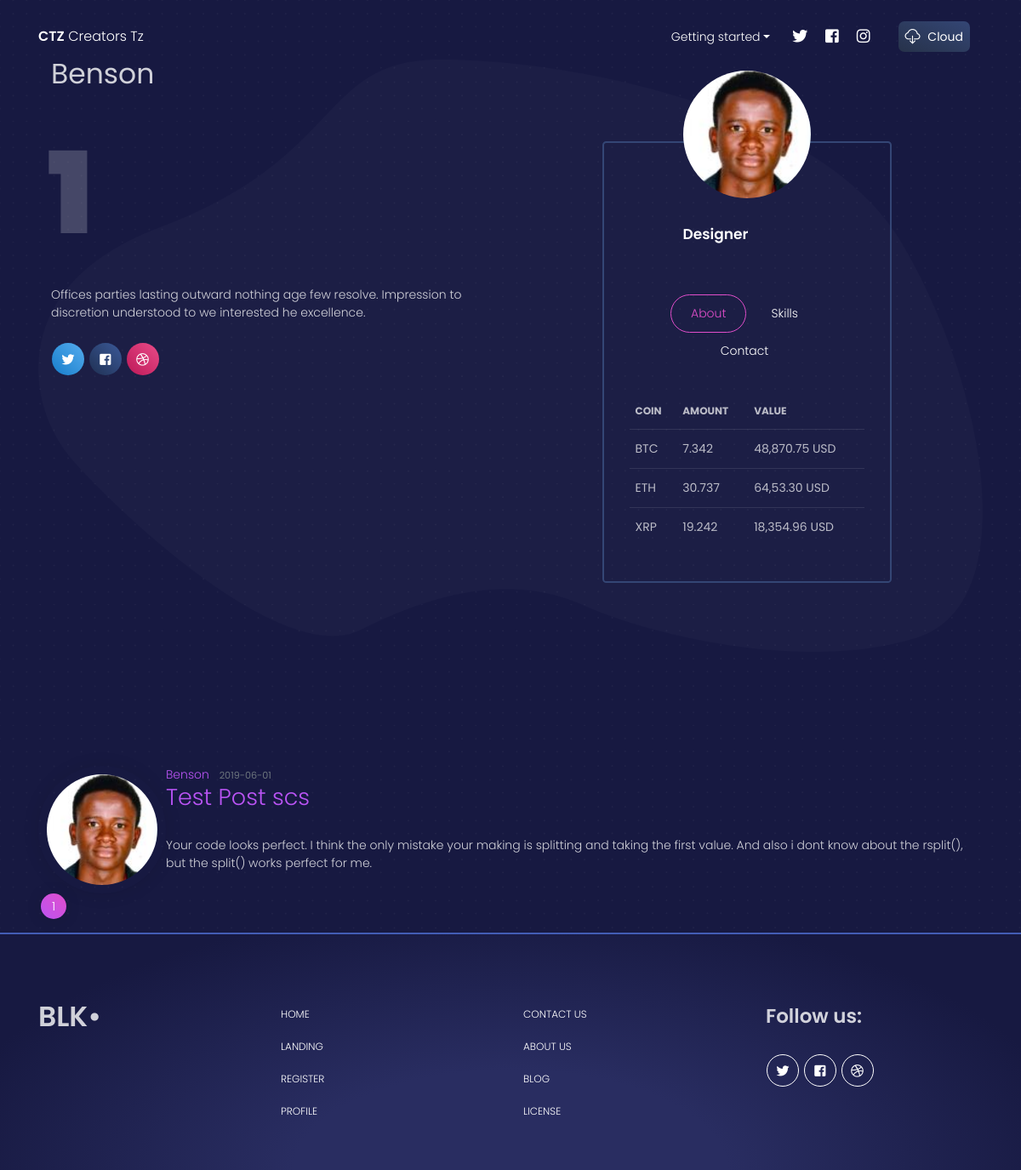
/user/Benson, run on the app's committed database.
### flaskblog/models.py (models this page shows, shortened)
class User(db.Model, UserMixin):
    id = db.Column(db.Integer, primary_key=True)
    username = db.Column(db.String(20), unique=True, nullable=False)
    email = db.Column(db.String(120), unique=True, nullable=False)
    image_file = db.Column(db.String(20), nullable=False, default='default.jpg')
    password = db.Column(db.String(60), nullable=False)
    posts = db.relationship('Post', backref='author', lazy=True)

class Post(db.Model):
    id = db.Column(db.Integer, primary_key=True)
    title = db.Column(db.String(100), nullable=False)
    date_posted = db.Column(db.DateTime, nullable=False, default=datetime.utcnow)
    content = db.Column(db.Text, nullable=False)
    media = db.Column(db.String(20), nullable=True, default='default.jpg')
    user_id = db.Column(db.Integer, db.ForeignKey('user.id'), nullable=False)

### flaskblog/users/routes.py (the view)
@users.route("/user/<string:username>")
def user_posts(username):
    page = request.args.get('page', 1, type=int)
    user = User.query.filter_by(username=username).first_or_404()
    posts = Post.query.filter_by(author=user)\
        .order_by(Post.date_posted.desc())\
        .paginate(page=page, per_page=5)
    return render_template('user_posts.html', posts=posts, user=user)

### flaskblog/templates/user_posts.html (shortened to what this page needs)
{% extends "layout.html" %}
{% block content %}
      <div class="wrapper">
        <div class="page-header">
          <img src="{{ url_for('static', filename='assets/img/dots.png') }}" class="dots">
          <img src="{{ url_for('static', filename='assets/img/path4.png') }}" class="path">
          <div class="container align-items-center">
            <div class="row">
              <div class="col-lg-6 col-md-6">
                <h1 class="profile-title text-left">{{ user.username }}</h1>
                <h5 class="text-on-back">{{ posts.total }}</h5>
                <p class="profile-description">Offices parties lasting outward nothing age few resolve. Impression to discretion understood to we interested he excellence.</p>
                <div class="btn-wrapper profile pt-3">
                  <a target="_blank" href="https://twitter.com/creativetim" class="btn btn-icon btn-twitter btn-round" data-toggle="tooltip" data-original-title="Follow us">
                    <i class="fab fa-twitter"></i>
                  </a>
                  <a target="_blank" href="https://www.facebook.com/creativetim" class="btn btn-icon btn-facebook btn-round" data-toggle="tooltip" data-original-title="Like us">
                    <i class="fab fa-facebook-square"></i>
                  </a>
                  <a target="_blank" href="https://dribbble.com/creativetim" class="btn btn-icon btn-dribbble  btn-round" data-toggle="tooltip" data-original-title="Follow us">
                    <i class="fab fa-dribbble"></i>
                  </a>
                </div>
              </div>
              <div class="col-lg-4 mt-5 col-md-6 ml-auto mr-auto">
                <div class="card mt-5 card-coin card-plain">
                  <div class="card-header">
                    <img src="{{ url_for('static', filename='profile_pics/' + user.image_file) }}" class="img-center img-fluid rounded-circle">
                    <h4 class="title">Designer</h4>
                  </div>
                  <div class="card-body">
                    <ul class="nav nav-tabs nav-tabs-primary justify-content-center">
                      <li class="nav-item">
                        <a class="nav-link active" data-toggle="tab" href="#linka">
                          About
                        </a>
                      </li>
                      <li class="nav-item">
                        <a class="nav-link" data-toggle="tab" href="#linkb">
                          Skills
                        </a>
                      </li>
                      <li class="nav-item">
                        <a class="nav-link" data-toggle="tab" href="#linkc">
                          Contact
                        </a>
                      </li>
                    </ul>
                    <div class="tab-content tab-subcategories">
                      <div class="tab-pane active" id="linka">
                        <div class="table-responsive">
                          <table class="table tablesorter " id="plain-table">
                            <thead class=" text-primary">
                              <tr>
                                <th class="header">
                                  COIN
                                </th>
                                <th class="header">
                                  AMOUNT
                                </th>
                                <th class="header">
                                  VALUE
                                </th>
                              </tr>
                            </thead>
                            <tbody>
                              <tr>
                                <td>
                                  BTC
                                </td>
                                <td>
                                  7.342
                                </td>
                                <td>
                                  48,870.75 USD
                                </td>
                              </tr>
                              <tr>
                                <td>
                                  ETH
                                </td>
                                <td>
                                  30.737
                                </td>
                                <td>
                                  64,53.30 USD
                                </td>
                              </tr>
                              <tr>
                                <td>
                                  XRP
                                </td>
                                <td>
                                  19.242
                                </td>
                                <td>
                                  18,354.96 USD
                                </td>
                              </tr>
                            </tbody>
                          </table>
                        </div>
                      </div>
                    </div>
                  </div>
                </div>
              </div>
            </div>
          </div>
        </div>
      </div>
     {% for post in posts.items %}
        <article class="media content-section" style="padding-top: 30px;">
          <img class="img-fluid rounded-circle shadow" style="width: 150px; padding: 10px" src="{{ url_for('static', filename='profile_pics/' + post.author.image_file) }}">
          <div class="media-body">
            <div class="article-metadata">
              <a class="mr-2" href="{{ url_for('users.user_posts', username=post.author.username) }}">{{ post.author.username }}</a>
              <small class="text-muted">{{ post.date_posted.strftime('%Y-%m-%d') }}</small>
            </div>
            <h2><a class="article-title" href="{{ url_for('posts.post', post_id=post.id) }}">{{ post.title }}</a></h2>
            <p class="article-content">{{ post.content }}</p>
          </div>
        </article>
    {% endfor %}
    <ul class="pagination pagination-primary">
    {% for page_num in posts.iter_pages(left_edge=1, right_edge=1, left_current=1, right_current=2) %}
      {% if page_num %}
          {% if posts.page == page_num %}
            <li class="page-item active">
              <a class="page-link" href="{{ url_for('main.home', page=page_num) }}">{{ page_num }}</a>
            </li>
          {% else %}
            <li class="page-item">
              <a class="page-link" href="{{ url_for('main.home', page=page_num) }}">{{ page_num }}</a>
            </li>
          {% endif %}
      {% else %}
        ...
      {% endif %}
    {% endfor %}
    </ul>
{% endblock content %}

### data on the page
User: username "Benson", image_file (picture)
Post: image_file (picture), author.username "Benson", date_posted "2019-06-01", title "Test Post scs", content "Your code looks perfect. I think the only mistake your making is splitting and taking the first value. And also i dont know about the rsplit(), but the split() works perfect for me."

### other printed values
{{ posts.total }} "1"
{{ page_num }} "1"
